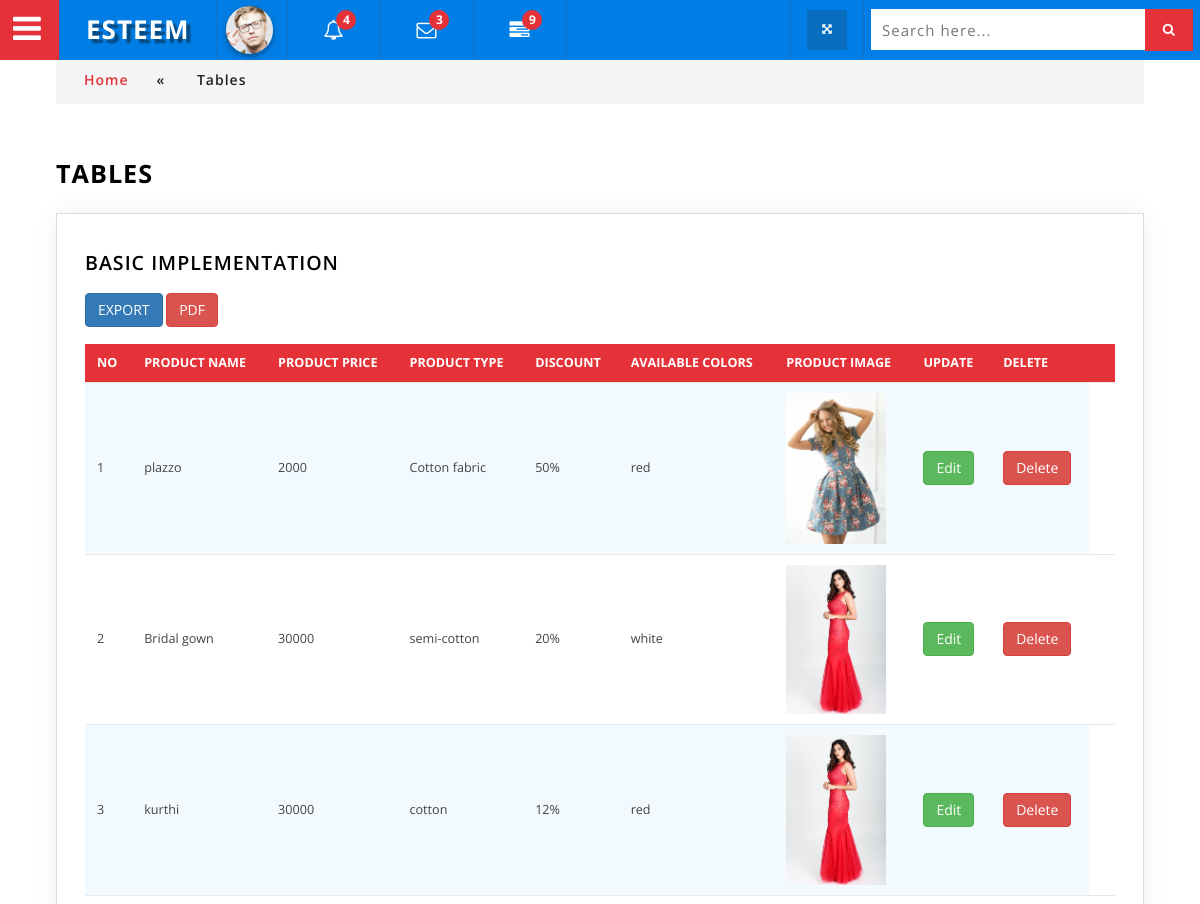
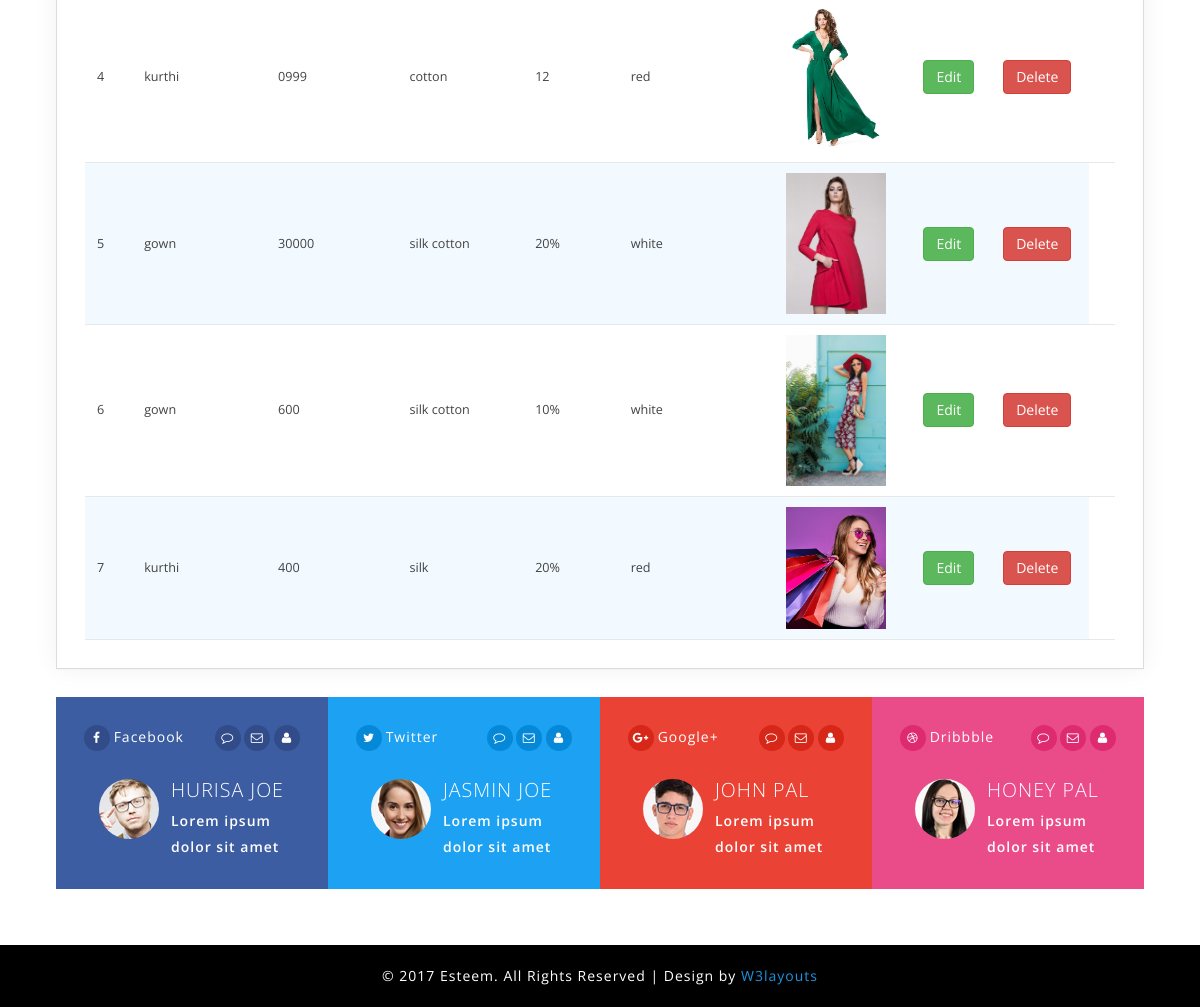
/admin/table.php (signed in), run on the app's committed database (2 pictures, top to bottom).
### tables this page shows
CREATE TABLE `form` (
  `cust_id` int(11) NOT NULL,
  `Proname` varchar(500) NOT NULL,
  `Proprice` varchar(500) NOT NULL,
  `Type` varchar(500) NOT NULL,
  `Discount` varchar(500) NOT NULL,
  `Color` varchar(500) NOT NULL,
  `Image` varchar(500) NOT NULL
);

### admin/table.php (the view, shortened to what this page needs)
<!DOCTYPE html>
<html lang="zxx">
<head>
<link href="css/bootstrap.css" rel="stylesheet" type="text/css" media="all" />
<link rel="stylesheet" type="text/css" href="css/table-style.css" />
<link rel="stylesheet" type="text/css" href="css/basictable.css" />
<link href="css/component.css" rel="stylesheet" type="text/css" media="all" />
<link href="css/style_grid.css" rel="stylesheet" type="text/css" media="all" />
<link href="css/style.css" rel="stylesheet" type="text/css" media="all" />
<link href="css/font-awesome.css" rel="stylesheet">
</head>
<body>
<div class="wthree_agile_admin_info">
		  <div class="w3_agileits_top_nav">
			<ul id="gn-menu" class="gn-menu-main">
				<li class="gn-trigger">
					<a class="gn-icon gn-icon-menu"><i class="fa fa-bars" aria-hidden="true"></i><span>Menu</span></a>
				</li>
                <li class="second logo"><h1><a href="main-page.html"><i class="fa fa-graduation-cap" aria-hidden="true"></i>Esteem </a></h1></li>
					<li class="second admin-pic">
				       <ul class="top_dp_agile">
									<li class="dropdown profile_details_drop">
										<a href="#" class="dropdown-toggle" data-toggle="dropdown" aria-expanded="false">
											<div class="profile_img">
												<span class="prfil-img"><img src="images/admin.jpg" alt=""> </span>
											</div>
										</a>
									</li>
						</ul>
				</li>
				<li class="second top_bell_nav">
				   <ul class="top_dp_agile ">
									<li class="dropdown head-dpdn">
										<a href="#" class="dropdown-toggle" data-toggle="dropdown" aria-expanded="true"><i class="fa fa-bell-o" aria-hidden="true"></i> <span class="badge blue">4</span></a>
									</li>
						</ul>
				</li>
				<li class="second top_bell_nav">
				   <ul class="top_dp_agile ">
									<li class="dropdown head-dpdn">
										<a href="#" class="dropdown-toggle" data-toggle="dropdown" aria-expanded="true"><i class="fa fa-envelope-o" aria-hidden="true"></i> <span class="badge blue">3</span></a>
									</li>
						</ul>
				</li>
				<li class="second top_bell_nav">
				   <ul class="top_dp_agile ">
				       <li class="dropdown head-dpdn">
										<a href="#" class="dropdown-toggle" data-toggle="dropdown" aria-expanded="false"><i class="fa fa-tasks"></i><span class="badge blue">9</span></a>
									</li>
								</ul>
				</li>
				<li class="second w3l_search">
						<form action="#" method="post">
							<input type="search" name="search" placeholder="Search here..." required="">
							<button class="btn btn-default" type="submit"><i class="fa fa-search" aria-hidden="true"></i></button>
						</form>
				</li>
				<li class="second full-screen">
					<section class="full-top">
						<button id="toggle"><i class="fa fa-arrows-alt" aria-hidden="true"></i></button>
					</section>
				</li>
			</ul>
		</div>
				<div class="inner_content">
						<div class="w3l_agileits_breadcrumbs">
							<div class="w3l_agileits_breadcrumbs_inner">
								<ul>
									<li><a href="main-page.html">Home</a><span>«</span></li>
									<li>Tables</li>
								</ul>
							</div>
						</div>
					<div class="inner_content_w3_agile_info two_in">
    <h2 class="w3_inner_tittle">Tables</h2>
    <?php
    require("connection.php");
    $res = $con->query("SELECT * FROM `form`");
    $count = $res->num_rows;
    ?>
    <div class="agile-tables">
        <div class="w3l-table-info agile_info_shadow">
            <h3 class="w3_inner_tittle two">Basic Implementation</h3>
			<a href="export.php"><button type="button" class="btn btn-primary">EXPORT</button></a>
			<a href="pdf.php"><button type="button" class="btn btn-danger">PDF</button></a>
            <table id="table">
                <thead>
                    <tr>
					    <th>no</th>
                        <th>Product Name</th>
                        <th>Product Price</th>
                        <th>Product Type</th>
                        <th>Discount</th>
                        <th>Available Colors</th>
                        <th>Product Image</th>
						<th>Update</th>
						<th>Delete<th>
                    </tr>
                </thead>
                <tbody>
                    <?php
					$no =1;
                    if ($count > 0) {
                        while ($row = $res->fetch_assoc()) {
                    ?>
                            <tr>
							    <td><?php echo $no; ?></td>
                                <td><?php echo $row["Proname"]; ?></td>
                                <td><?php echo $row["Proprice"]; ?></td>
                                <td><?php echo $row["Type"]; ?></td>
                                <td><?php echo $row["Discount"]; ?></td>
                                <td><?php echo $row["Color"]; ?></td>
                                <td><img src="<?php echo "pic/". $row["Image"]; ?>" alt="Product Image" style="width: 100px;"></td>
								<td><a href="edit.php ? var=<?php echo $row["cust_id"];?>" class= "btn btn-success"> Edit </a></td>
								<td><a href=" delete.php? del=<?php echo $row["cust_id"];?>" Onclick= "if (!confirm('Are you sure?')) { return false }" class= "btn btn-danger">Delete</a></td>
                            </tr>
                    <?php
					$no++ ;
                        }
                    }
                    ?>
                </tbody>
            </table>
        </div>
    </div>
</div>
						  <div class="social_media_w3ls">
						      <div class="col-md-3 socail_grid_agile facebook">
                                     <ul class="icon_w3_info">
									   <li><a href="#" class="wthree_facebook"> <i class="fa fa-facebook" aria-hidden="true"></i></a></li>
									   <li>Facebook</li>
									 </ul>
									  <ul class="icon_w3_social">
									    <li><i class="fa fa-comment-o" aria-hidden="true"></i></li>
										<li><i class="fa fa-envelope-o" aria-hidden="true"></i></li>
										<li><i class="fa fa-user" aria-hidden="true"></i></li>
                                      </ul>
									 <div class="clearfix"></div>
									  <div class="bottom_info_social">
									 <div class="col-md-4 agile_w3l_social_media_text_img">
									    <img src="images/admin.jpg" alt="">
									 </div>
									  <div class="col-md-8 agile_w3l_social_media_text">
									    <h4>Hurisa Joe</h4>
										<p>Lorem ipsum dolor sit amet</p>
									 </div>
									 <div class="clearfix"></div>
									 </div>
                              </div>
							  <div class="col-md-3 socail_grid_agile twitter">
                                         <ul class="icon_w3_info">
									   <li><a href="#" class="wthree_facebook"><i class="fa fa-twitter" aria-hidden="true"></i></a></li>
									   <li>Twitter</li>
									 </ul>
									  <ul class="icon_w3_social">
									    <li><i class="fa fa-comment-o" aria-hidden="true"></i></li>
										<li><i class="fa fa-envelope-o" aria-hidden="true"></i></li>
										<li><i class="fa fa-user" aria-hidden="true"></i></li>
                                      </ul>
									 <div class="clearfix"></div>
									  <div class="bottom_info_social">
									 <div class="col-md-4 agile_w3l_social_media_text_img">
									    <img src="images/a1.jpg" alt="">
									 </div>
									  <div class="col-md-8 agile_w3l_social_media_text">
									    <h4>Jasmin Joe</h4>
										<p>Lorem ipsum dolor sit amet</p>
									 </div>
									 <div class="clearfix"></div>
									 </div>
                              </div>
							  <div class="col-md-3 socail_grid_agile gmail">
                                     <ul class="icon_w3_info">
									   <li><a href="#" class="wthree_facebook"><i class="fa fa-google-plus" aria-hidden="true"></i></a></li>
									   <li>Google+</li>
									 </ul>
									  <ul class="icon_w3_social">
									    <li><i class="fa fa-comment-o" aria-hidden="true"></i></li>
										<li><i class="fa fa-envelope-o" aria-hidden="true"></i></li>
										<li><i class="fa fa-user" aria-hidden="true"></i></li>
                                      </ul>
									 <div class="clearfix"></div>
									  <div class="bottom_info_social">
									 <div class="col-md-4 agile_w3l_social_media_text_img">
									    <img src="images/a2.jpg" alt="">
									 </div>
									  <div class="col-md-8 agile_w3l_social_media_text">
									    <h4>John Pal</h4>
										<p>Lorem ipsum dolor sit amet</p>
									 </div>
									 <div class="clearfix"></div>
									 </div>
                              </div>
							  <div class="col-md-3 socail_grid_agile dribble">
							     <ul class="icon_w3_info">
									  <li><a href="#" class="wthree_facebook"><i class="fa fa-dribbble" aria-hidden="true"></i></a></li>
									   <li>Dribbble</li>
									 </ul>
									  <ul class="icon_w3_social">
									    <li><i class="fa fa-comment-o" aria-hidden="true"></i></li>
										<li><i class="fa fa-envelope-o" aria-hidden="true"></i></li>
										<li><i class="fa fa-user" aria-hidden="true"></i></li>
                                      </ul>
									 <div class="clearfix"></div>
									  <div class="bottom_info_social">
									 <div class="col-md-4 agile_w3l_social_media_text_img">
									    <img src="images/a4.jpg" alt="">
									 </div>
									  <div class="col-md-8 agile_w3l_social_media_text">
									    <h4>Honey Pal</h4>
										<p>Lorem ipsum dolor sit amet</p>
									 </div>
									 <div class="clearfix"></div>
									 </div>
                              </div>
						</div>
				    </div>
				</div>
<div class="copyrights">
	 <p>© 2017 Esteem. All Rights Reserved | Design by  <a href="http://w3layouts.com/" target="_blank">W3layouts</a> </p>
</div>
</body>
</html>

### admin/css/table-style.css (style rules this page uses)
table { background: white; border-collapse: collapse; margin: 1.25em 0 0; width: 100%; }
table tr, table th, table td { border: none; border-bottom: 1px solid #e8e8e8; font-size: .95em; }
table th, table td { padding: 10px 12px; text-align: left; }
table th { background: #e53238; color: #fff; text-transform: uppercase; }
table tr td { background: #f3faff; color: #424242; }
table tr:nth-of-type(2n+2) td { background: #ffffff; }
table { width: 100%; }

### admin/css/component.css (style rules this page uses)
*, *:after, *::before { -webkit-box-sizing: border-box; -moz-box-sizing: border-box; box-sizing: border-box; }
.gn-menu-main ul { margin: 0; padding: 0; list-style: none; text-transform: none; }
.gn-menu-main { top: 0; left: 0; width: 100%; height: 60px; font-size: 13px; position: fixed; }
.w3_agileits_top_nav { background: #007ee5; color: #fff; top: 0; left: 0; width: 100%; height: 60px; font-size: 13px; position: fixed; z-index: 999; }
.gn-menu-main a { display: block; height: 100%; color: #fff; text-decoration: none; cursor: pointer; }
.gn-menu-main > li { display: block; float: left; height: 100%; border-right: 1px solid #1372bf; text-align: center; }
li.second { padding: 0 7px; }
li.second.logo { padding: 0 26px; }
i.fa.fa-bars { color: #fff; }
.gn-menu-main li.gn-trigger { position: relative; width: 60px; -webkit-touch-callout: none; -webkit-user-select: none; -khtml-user-select: none; -moz-user-select: none; -ms-user-select: none; user-select: none; background: #e53238; color: #fff; padding: 5px 8px 0 0; font-size: 2.5em; }
.gn-menu-main > li:nth-child(7) { float: right; border-right: none; width: 28%; margin-top: 9px; }
.gn-menu-main > li:last-child { float: right; border-left: 1px solid #1372bf; }
.gn-menu-main > li > a { text-transform: uppercase; letter-spacing: 1px; font-weight: bold; }
.gn-menu-main:after { display: table; clear: both; content: ""; }
@media (max-width:1280px) { .gn-menu-main li.gn-trigger { position: relative; width: 60px; -webkit-touch-callout: none; -webkit-user-select: none; -khtml-user-select: none; -moz-user-select: none; -ms-user-select: none; user-select: none; background: #e53238; color: #fff; padding: 5px 4px 0 0; font-size: 2.5em; } }

### data on the page
form: Proname "plazzo", Proprice "2000", Type "Cotton fabric", Discount "50%", Color "red", Image (picture)
form: Proname "Bridal gown", Proprice "30000", Type "semi-cotton", Discount "20%", Color "white", Image (picture)
form: Proname "kurthi", Proprice "30000", Type "cotton", Discount "12%", Color "red", Image (picture)
form: Proname "kurthi", Proprice "0999", Type "cotton", Discount "12", Color "red", Image (picture)
form: Proname "gown", Proprice "30000", Type "silk cotton", Discount "20%", Color "white", Image (picture)
form: Proname "gown", Proprice "600", Type "silk cotton", Discount "10%", Color "white", Image (picture)
form: Proname "kurthi", Proprice "400", Type "silk", Discount "20%", Color "red", Image (picture)
